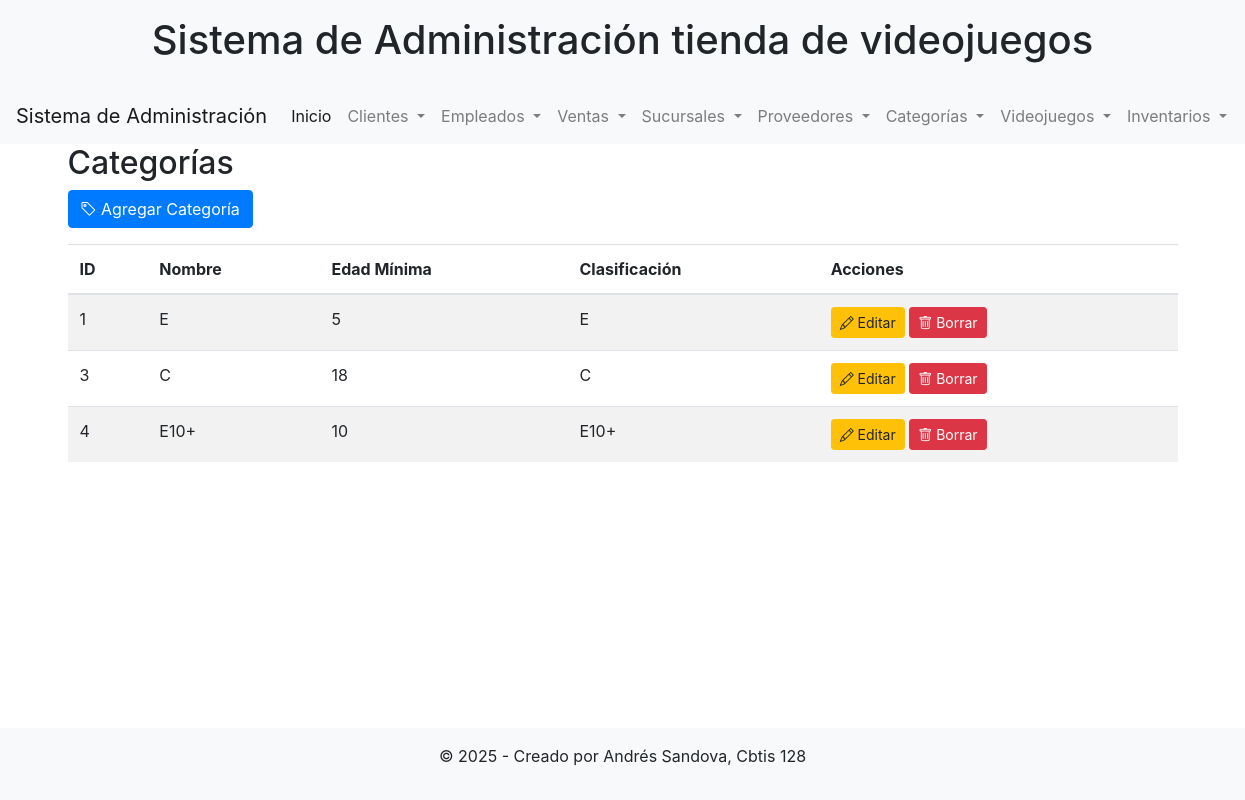
/ver_categorias/, run on the app's committed database.
### app_Videojuegos/models.py (models this page shows, shortened)
class Categoria(models.Model):
    nombre = models.CharField(max_length=100)
    edad_minima = models.IntegerField()
    clasificacion = models.CharField(max_length=100)

### app_Videojuegos/views.py (the view)
# urls.py: path('ver_categorias/', views.ver_categorias, name='ver_categorias'),
def ver_categorias(request):
    categorias = Categoria.objects.all()
    return render(request, 'categoria/ver_categorias.html', {'categorias': categorias})

### app_Videojuegos/templates/categoria/ver_categorias.html
{% extends 'cliente/base.html' %}
{% block content %}
<h2>Categorías</h2>
<a href="{% url 'agregar_categoria' %}" class="btn btn-primary mb-3"><i class="bi bi-tag"></i> Agregar Categoría</a>
<table class="table table-striped">
    <thead>
        <tr>
            <th>ID</th>
            <th>Nombre</th>
            <th>Edad Mínima</th>
            <th>Clasificación</th>
            <th>Acciones</th>
        </tr>
    </thead>
    <tbody>
        {% for categoria in categorias %}
        <tr>
            <td>{{ categoria.pk }}</td>
            <td>{{ categoria.nombre }}</td>
            <td>{{ categoria.edad_minima }}</td>
            <td>{{ categoria.clasificacion }}</td>
            <td>
                <a href="{% url 'actualizar_categoria' categoria.pk %}" class="btn btn-warning btn-sm"><i class="bi bi-pencil"></i> Editar</a>
                <a href="{% url 'borrar_categoria' categoria.pk %}" class="btn btn-danger btn-sm"><i class="bi bi-trash"></i> Borrar</a>
            </td>
        </tr>
        {% endfor %}
    </tbody>
</table>
{% endblock %}

### data on the page
Categoria: pk "1", nombre "E", edad_minima "5", clasificacion "E"
Categoria: pk "3", nombre "C", edad_minima "18", clasificacion "C"
Categoria: pk "4", nombre "E10+", edad_minima "10", clasificacion "E10+"
